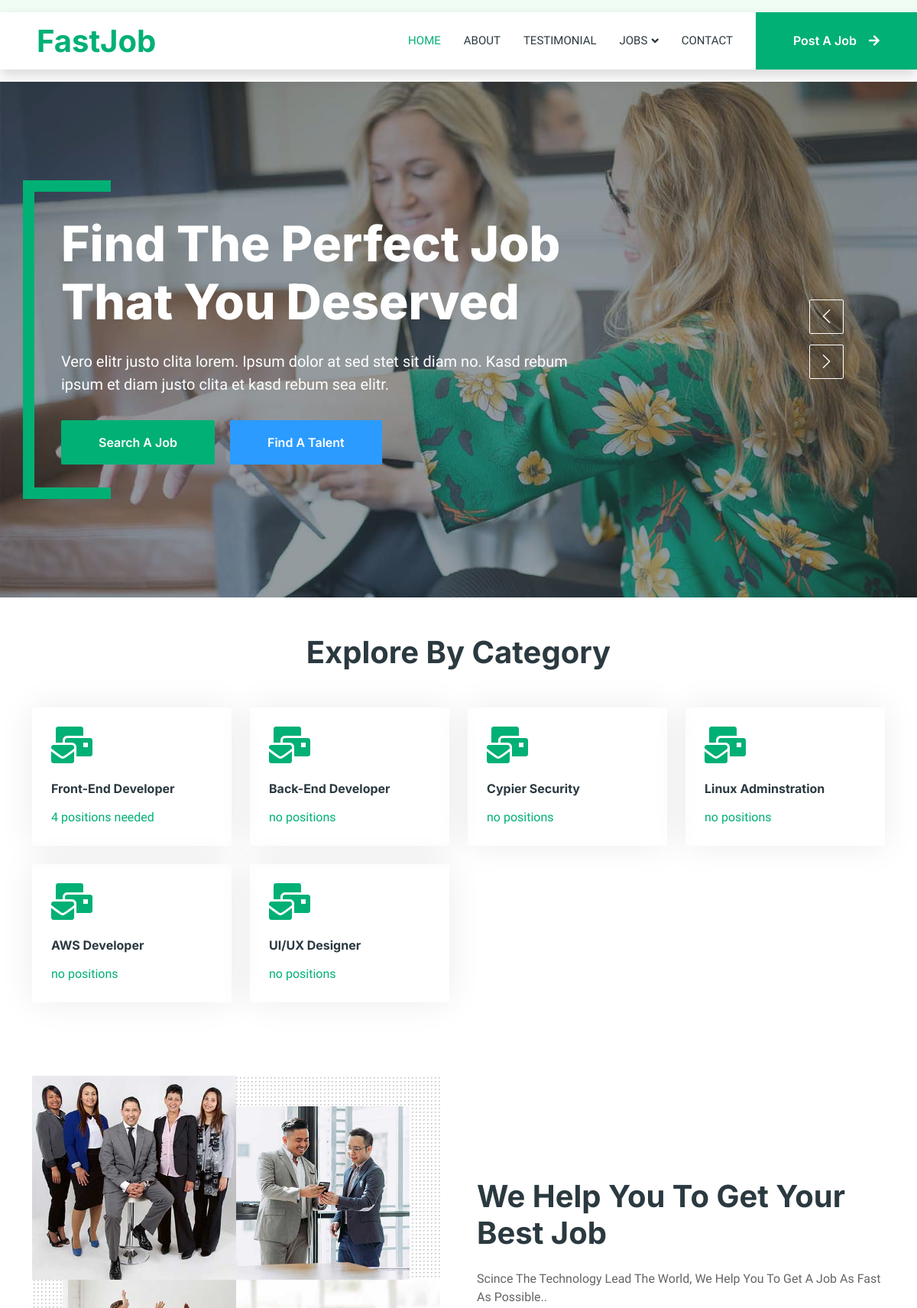
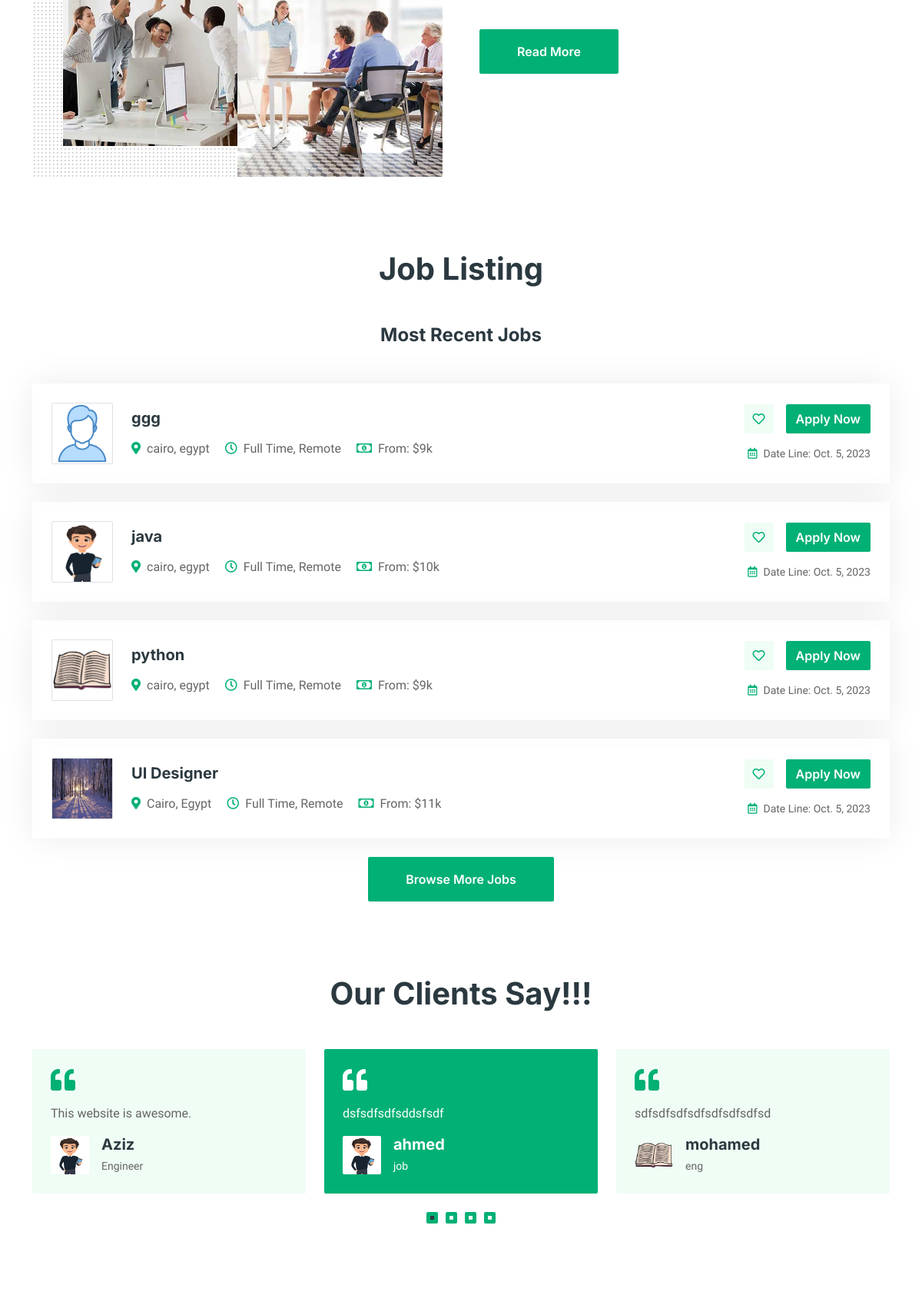
The page / (upper part) on the database its author committed (2 pictures, top to bottom).
### core/models.py (models this page shows, shortened)
class JobCategory(models.Model):
    name = models.CharField(max_length=200)

class Job(models.Model):
    title = models.CharField(max_length=200)
    job_type = models.CharField(max_length=15, choices=job_type, default='Full Time')
    work_type = models.CharField(max_length=15, choices=work_type, default='Remote')
    job_location = models.CharField(max_length=200)
    job_salary = models.IntegerField(default=10, validators=[MaxValueValidator(20), MinValueValidator(8)])
    date = models.DateTimeField(auto_now_add=True)
    image = models.ImageField(upload_to='newjob_images/', default='job_default_img.jpg')
    job_description = RichTextField()    # Added newly
    responsibility = RichTextField()     # Added newly
    qualifications = RichTextField()     # Added newly
    company_name = models.CharField(max_length=200)
    company_link = models.URLField(null=True, blank=True)
    about_company = RichTextField()     # Added newly
    job_category = models.ForeignKey(JobCategory, on_delete=models.CASCADE)

class Comment(models.Model):
    name = models.CharField(max_length=200)
    job = models.CharField(max_length=200)
    message = models.TextField()
    image = models.ImageField(upload_to='comments_images/', default='avatar.png', null=True, blank=True)
    date = models.DateTimeField(auto_now_add=True)

### core/views.py (the view)
# urls.py: path('', views.index, name='index'),
def index(request):
    categories = models.JobCategory.objects.all()
    jobs = models.Job.objects.all()
    comments = models.Comment.objects.all()
    randomlist = []
    for i in range(0, 100):
        n = random.randint(0, len(comments)-1 )
        if len(randomlist) < 4:
            if n not in randomlist:
                randomlist.append(n)
    comment_1 = comments[randomlist[0]]
    comment_2 = comments[randomlist[1]]
    comment_3 = comments[randomlist[2]]
    comment_4 = comments[randomlist[3]]
    jobs_data = {}
    for cat in categories:
        job_count = models.Job.objects.filter(job_category = cat.id)
        job_name = models.JobCategory.objects.get(id = cat.id)
        jobs_data[str(job_name.name)] = len(job_count)
    print("*" * 100)
    print(jobs_data)
    context = {
        'categories' : categories,
        'jobs' : jobs,
        'jobs_data' : jobs_data,
        'comment_1' : comment_1,
        'comment_2' : comment_2,
        'comment_3' : comment_3,
        'comment_4' : comment_4,
    }
    return render(request, 'core/index.html', context)

### templates/core/index.html (shortened to what this page needs)
{% extends 'partials/base.html' %}
{% load static %}
{% block content %}
<div class="container-xxl py-5">
    <div class="container">
        <h1 class="text-center mb-5 wow fadeInUp" data-wow-delay="0.1s">Explore By Category</h1>
        <div class="row g-4">
            {% for key, value in jobs_data.items %}
                <div class="col-lg-3 col-sm-6 wow fadeInUp" data-wow-delay="0.1s">
                    <a class="cat-item rounded p-4" href="">
                        <i class="fa fa-3x fa-mail-bulk text-primary mb-4"></i>
                        <h6 class="mb-3">{{key}}</h6>
                        {% if value == 0 %}
                            <p class="mb-0">no positions</p>
                        {% else %}
                            <p class="mb-0">{{value}} positions needed</p>
                        {% endif %}
                    </a>
                </div>
            {% endfor %}
        </div>
    </div>
</div>
<div class="container-xxl py-5">
    <div class="container">
        <div class="row g-5 align-items-center">
            <div class="col-lg-6 wow fadeIn" data-wow-delay="0.1s">
                <div class="row g-0 about-bg rounded overflow-hidden">
                    <div class="col-6 text-start">
                        <img class="img-fluid w-100" src="{% static 'img/about-1.jpg' %}">
                    </div>
                    <div class="col-6 text-start">
                        <img class="img-fluid" src="{% static 'img/about-2.jpg' %}" style="width: 85%; margin-top: 15%;">
                    </div>
                    <div class="col-6 text-end">
                        <img class="img-fluid" src="{% static 'img/about-3.jpg' %}" style="width: 85%;">
                    </div>
                    <div class="col-6 text-end">
                        <img class="img-fluid w-100" src="{% static 'img/about-4.jpg' %}">
                    </div>
                </div>
            </div>
            <div class="col-lg-6 wow fadeIn" data-wow-delay="0.5s">
                <h1 class="mb-4">We Help You To Get Your Best Job</h1>
                <p class="mb-4">Scince The Technology Lead The World, We Help You To Get A Job As Fast As Possible..</p>
                <a class="btn btn-primary py-3 px-5 mt-3" href="{% url 'about' %}">Read More</a>
            </div>
        </div>
    </div>
</div>
<div class="container-xxl py-5">
    <div class="container">
        <h1 class="text-center mb-5 wow fadeInUp" data-wow-delay="0.1s">Job Listing</h1>
        <h4 class="text-center mb-5 mt-1 wow fadeInUp" data-wow-delay="0.1s">Most Recent Jobs</h4>
        <div class="tab-class text-center wow fadeInUp" data-wow-delay="0.3s">
            <div class="tab-content">
                <div id="tab-1" class="tab-pane fade show p-0 active">
                    {% for job in jobs|slice:"0:5" %}
                    <div class="job-item p-4 mb-4">
                        <div class="row g-4">
                            <div class="col-sm-12 col-md-8 d-flex align-items-center">
                                {% if job.image %}
                                    <img class="flex-shrink-0 img-fluid border rounded" src="{{job.image.url}}" alt="" style="width: 80px; height: 80px;">
                                {% else %}
                                    <img class="flex-shrink-0 img-fluid border rounded" src="{% static 'img/job_default_img.jpg' %}" alt="" style="width: 80px; height: 80px;">
                                {% endif %}
                                <div class="text-start ps-4">
                                    <h5 class="mb-3">{{job.title}}</h5>
                                    <span class="text-truncate me-3"><i class="fa fa-map-marker-alt text-primary me-2"></i>{{job.job_location}}</span>
                                    <span class="text-truncate me-3"><i class="far fa-clock text-primary me-2"></i>{{job.job_type}}, {{job.work_type}}</span>
                                    <span class="text-truncate me-0"><i class="far fa-money-bill-alt text-primary me-2"></i>From: ${{job.job_salary}}k</span>
                                </div>
                            </div>
                            <div class="col-sm-12 col-md-4 d-flex flex-column align-items-start align-items-md-end justify-content-center">
                                <div class="d-flex mb-3">
                                    <a class="btn btn-light btn-square me-3" href=""><i class="far fa-heart text-primary"></i></a>
                                    <a class="btn btn-primary" href="{% url 'job_detail' job.id %}">Apply Now</a>
                                </div>
                                <small class="text-truncate"><i class="far fa-calendar-alt text-primary me-2"></i>Date Line: {{job.date|date}}</small>
                            </div>
                        </div>
                    </div>
                    {% endfor %}
                    <a class="btn btn-primary py-3 px-5" href="{% url 'job_list' %}">Browse More Jobs</a>
                </div>
            </div>
        </div>
    </div>
</div>
{% load static %}
<div class="container-xxl py-5 wow fadeInUp" data-wow-delay="0.1s">
    <div class="container">
        <h1 class="text-center mb-5">Our Clients Say!!!</h1>
        <div class="owl-carousel testimonial-carousel">
            <div class="testimonial-item bg-light rounded p-4">
                <i class="fa fa-quote-left fa-2x text-primary mb-3"></i>
                <p>{{comment_1.message}}</p>
                <div class="d-flex align-items-center">
                    {% if comment_1.image %}
                    <img class="img-fluid flex-shrink-0 rounded" src="{{comment_1.image.url}}" style="width: 50px; height: 50px;">
                    {% else %}
                    <img class="img-fluid flex-shrink-0 rounded" src="{% static 'img/avatar.png' %}" style="width: 50px; height: 50px;">
                    {% endif %}
                    <div class="ps-3">
                        <h5 class="mb-1">{{comment_1.name}}</h5>
                        <small>{{comment_1.job}}</small>
                    </div>
                </div>
            </div>
            <div class="testimonial-item bg-light rounded p-4">
                <i class="fa fa-quote-left fa-2x text-primary mb-3"></i>
                <p>{{comment_2.message}}</p>
                <div class="d-flex align-items-center">
                    {% if comment_2.image %}
                    <img class="img-fluid flex-shrink-0 rounded" src="{{comment_2.image.url}}" style="width: 50px; height: 50px;">
                    {% else %}
                    <img class="img-fluid flex-shrink-0 rounded" src="{% static 'img/avatar.png' %}" style="width: 50px; height: 50px;">
                    {% endif %}
                    <div class="ps-3">
                        <h5 class="mb-1">{{comment_2.name}}</h5>
                        <small>{{comment_2.job}}</small>
                    </div>
                </div>
            </div>
            <div class="testimonial-item bg-light rounded p-4">
                <i class="fa fa-quote-left fa-2x text-primary mb-3"></i>
                <p>{{comment_4.message}}</p>
                <div class="d-flex align-items-center">
                    {% if comment_4.image %}
                    <img class="img-fluid flex-shrink-0 rounded" src="{{comment_4.image.url}}" style="width: 50px; height: 50px;">
                    {% else %}
                    <img class="img-fluid flex-shrink-0 rounded" src="{% static 'img/avatar.png' %}" style="width: 50px; height: 50px;">
                    {% endif %}
                    <div class="ps-3">
                        <h5 class="mb-1">{{comment_4.name}}</h5>
                        <small>{{comment_4.job}}</small>
                    </div>
                </div>
            </div>
        </div>
    </div>
</div>
{% endblock content %}

### static/css/style.css (style rules this page uses)
:root { --primary: #00B074; --secondary: #2B9BFF; --light: #EFFDF5; --dark: #2B3940; }
.btn { font-family: 'Inter', sans-serif; font-weight: 600; transition: .5s; }
.btn.btn-primary, .btn.btn-secondary { color: #FFFFFF; }
.btn-square { width: 38px; height: 38px; }
.btn-square, .btn-sm-square, .btn-lg-square { padding: 0; display: flex; align-items: center; justify-content: center; font-weight: normal; border-radius: 2px; }
.about-bg { background-image: -webkit-repeating-radial-gradient(center center, rgba(0, 0, 0, 0.2), rgba(0, 0, 0, 0.2) 1px, transparent 1px, transparent 100%); background-image: -moz-repeating-radial-gradient(center center, rgba(0, 0, 0, 0.2), rgba(0, 0, 0, 0.2) 1px, transparent 1px, transparent 100%); background-image: -ms-repeating-radial-gradient(center center, rgba(0, 0, 0, 0.2), rgba(0, 0, 0, 0.2) 1px, transparent 1px, transparent 100%); background-image: -o-repeating-radial-gradient(center center, rgba(0, 0, 0, 0.2), rgba(0, 0, 0, 0.2) 1px, transparent 1px, transparent 100%); background-image: repeating-radial-gradient(center center, rgba(0, 0, 0, 0.2), rgba(0, 0, 0, 0.2) 1px, transparent 1px, transparent 100%); background-size: 5px 5px; }
.cat-item { display: block; box-shadow: 0 0 45px rgba(0, 0, 0, .08); border: 1px solid transparent; transition: .5s; }
.job-item { border: 1px solid transparent; border-radius: 2px; box-shadow: 0 0 45px rgba(0, 0, 0, .08); transition: .5s; }
.testimonial-carousel .owl-item .testimonial-item, .testimonial-carousel .owl-item.center .testimonial-item * { transition: .5s; }
.testimonial-carousel .owl-item.center .testimonial-item { background: var(--primary) !important; }
.testimonial-carousel .owl-item.center .testimonial-item * { color: #FFFFFF !important; }

### rows shown on the page
JobCategory: jobs_data "Front-End Developer"
JobCategory: jobs_data "Back-End Developer"
JobCategory: jobs_data "Cypier Security"
JobCategory: jobs_data "Linux Adminstration"
JobCategory: jobs_data "AWS Developer"
JobCategory: jobs_data "UI/UX Designer"
Job: image (picture), title "ggg", job_location "cairo, egypt", job_type "Full Time", work_type "Remote", job_salary "9", date "Oct. 5, 2023"
Job: image (picture), title "java", job_location "cairo, egypt", job_type "Full Time", work_type "Remote", job_salary "10", date "Oct. 5, 2023"
Job: image (picture), title "python", job_location "cairo, egypt", job_type "Full Time", work_type "Remote", job_salary "9", date "Oct. 5, 2023"
Job: image (picture), title "UI Designer", job_location "Cairo, Egypt", job_type "Full Time", work_type "Remote", job_salary "11", date "Oct. 5, 2023"
Comment: message "dsfsdfsdfsddsfsdf", image (picture), name "ahmed", job "job"
Comment: message "sdfsdfsdfsdfsdfsdfsdfsd", image (picture), name "mohamed", job "eng"
Comment: message "This website is awesome.", image (picture), name "Aziz", job "Engineer"

### other values the page prints
{{ value }} "4"
